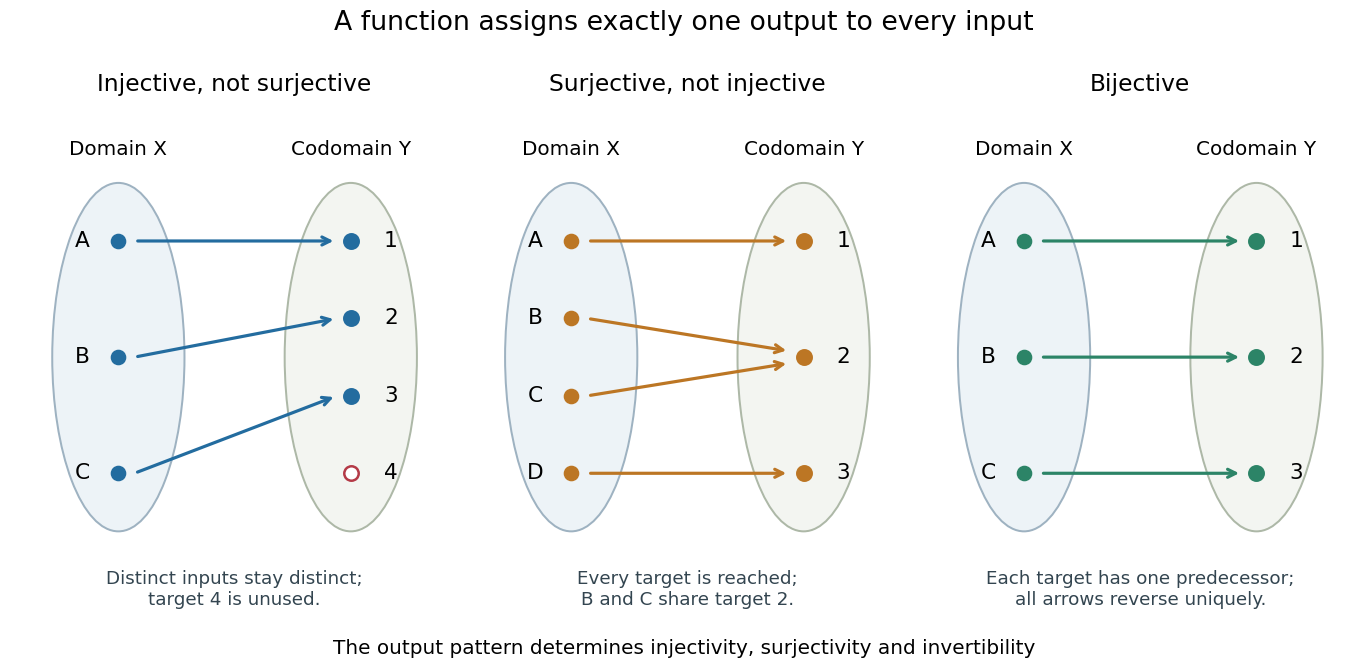

This chart was generated by the following Python code:
"""Render finite functions that separate injectivity and surjectivity to cwd."""

from pathlib import Path

import matplotlib.pyplot as plt
from matplotlib.patches import Ellipse
import numpy as np


def properties(mapping, source_count, target_count):
    assert len(mapping) == source_count
    assert all(0 <= target < target_count for target in mapping)
    return len(set(mapping)) == source_count, len(set(mapping)) == target_count


def main():
    cases = [
        (3, 4, [0, 1, 2], "Injective, not surjective", "Distinct inputs stay distinct;\ntarget 4 is unused."),
        (4, 3, [0, 1, 1, 2], "Surjective, not injective", "Every target is reached;\nB and C share target 2."),
        (3, 3, [0, 1, 2], "Bijective", "Each target has one predecessor;\nall arrows reverse uniquely."),
    ]
    assert [properties(m, n, k) for n, k, m, _, _ in cases] == [(True, False), (False, True), (True, True)]
    inverse = {target: source for source, target in enumerate(cases[-1][2])}
    assert all(inverse[target] == source for source, target in enumerate(cases[-1][2]))
    plt.rcParams.update({"font.size": 12, "axes.titlesize": 14})
    fig, axes = plt.subplots(1, 3, figsize=(11.4, 5.6), dpi=120, facecolor="white")
    colors = ["#236c9f", "#bc7624", "#2c8467"]
    for ax, (source_count, target_count, mapping, title, explanation), color in zip(axes, cases, colors):
        ax.add_patch(Ellipse((.21, .5), .33, .87, facecolor="#edf3f7", edgecolor="#9eb2c1", lw=1.2))
        ax.add_patch(Ellipse((.79, .5), .33, .87, facecolor="#f3f5f1", edgecolor="#adb8a7", lw=1.2))
        source_y = np.linspace(.79, .21, source_count)
        target_y = np.linspace(.79, .21, target_count)
        for i, ordinate in enumerate(source_y):
            ax.scatter([.21], [ordinate], s=70, color=color, zorder=4)
            ax.text(.12, ordinate, chr(ord("A")+i), ha="center", va="center", fontsize=13)
        for i, ordinate in enumerate(target_y):
            used = i in mapping
            ax.scatter([.79], [ordinate], s=75, facecolors=color if used else "white",
                       edgecolors=color if used else "#b43a47", linewidths=1.5, zorder=4)
            ax.text(.89, ordinate, str(i+1), ha="center", va="center", fontsize=13)
        for source, target in enumerate(mapping):
            offset = .015 if source == 1 and source_count == 4 else (-.015 if source == 2 and source_count == 4 else 0)
            ax.annotate("", xy=(.755, target_y[target]+offset), xytext=(.25, source_y[source]),
                        arrowprops={"arrowstyle": "->", "color": color, "lw": 1.9})
        ax.text(.21, 1.005, "Domain X", ha="center", fontsize=12)
        ax.text(.79, 1.005, "Codomain Y", ha="center", fontsize=12)
        ax.set(xlim=(0, 1), ylim=(-.11, 1.14), title=title)
        ax.text(.5, -.08, explanation, ha="center", va="center", fontsize=11, color="#334550")
        ax.set_axis_off()
    fig.suptitle("A function assigns exactly one output to every input", fontsize=16, y=.985)
    fig.text(.5, .027, "The output pattern determines injectivity, surjectivity and invertibility",
             ha="center", fontsize=12)
    fig.subplots_adjust(left=.025, right=.98, top=.85, bottom=.105, wspace=.13)
    fig.savefig(Path.cwd() / Path(__file__).with_suffix(".png").name,
                facecolor="white", transparent=False)
    plt.close(fig)


if __name__ == "__main__":
    main()
